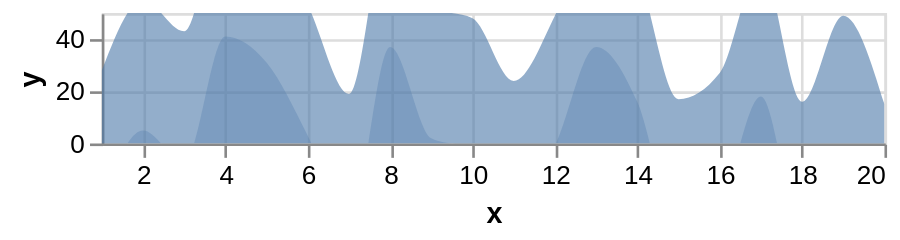

Specify this chart in Vega-Lite:
### Vega specification from a JSON file in a GitHub repository (floating-point values rounded to 4 significant figures)
{"$schema": "https://vega.github.io/schema/vega/v5.json", "description": "Horizon Graph with 2 layers. (See https://idl.cs.washington.edu/papers/horizon/ for more details on Horizon Graphs.)", "autosize": "pad", "padding": 5, "width": 300, "height": 50, "style": "cell", "data": [{"name": "source_0", "values": [{"x": 1, "y": 28}, {"x": 2, "y": 55}, {"x": 3, "y": 43}, {"x": 4, "y": 91}, {"x": 5, "y": 81}, {"x": 6, "y": 53}, {"x": 7, "y": 19}, {"x": 8, "y": 87}, {"x": 9, "y": 52}, {"x": 10, "y": 48}, {"x": 11, "y": 24}, {"x": 12, "y": 49}, {"x": 13, "y": 87}, {"x": 14, "y": 66}, {"x": 15, "y": 17}, {"x": 16, "y": 27}, {"x": 17, "y": 68}, {"x": 18, "y": 16}, {"x": 19, "y": 49}, {"x": 20, "y": 15}]}, {"name": "data_0", "source": "source_0", "transform": [{"type": "formula", "expr": "toNumber(datum[\"x\"])", "as": "x"}]}, {"name": "data_1", "source": "data_0", "transform": [{"type": "formula", "expr": "datum.y - 50", "as": "ny"}]}], "marks": [{"name": "layer_0_marks", "type": "area", "clip": true, "style": ["area"], "sort": {"field": "datum[\"x\"]"}, "from": {"data": "data_0"}, "encode": {"update": {"orient": {"value": "vertical"}, "fill": {"value": "#4c78a8"}, "opacity": {"value": 0.6}, "x": {"scale": "x", "field": "x"}, "y": {"scale": "y", "field": "y"}, "y2": {"scale": "y", "value": 0}, "defined": {"signal": "datum[\"x\"] !== null && isFinite(datum[\"x\"]) && datum[\"y\"] !== null && isFinite(datum[\"y\"])"}}}}, {"name": "layer_1_marks", "type": "area", "clip": true, "style": ["area"], "sort": {"field": "datum[\"x\"]"}, "from": {"data": "data_1"}, "encode": {"update": {"orient": {"value": "vertical"}, "fill": {"value": "#4c78a8"}, "opacity": {"value": 0.3}, "x": {"scale": "x", "field": "x"}, "y": {"scale": "y", "field": "ny"}, "y2": {"scale": "y", "value": 0}, "defined": {"signal": "datum[\"x\"] !== null && isFinite(datum[\"x\"]) && datum[\"ny\"] !== null && isFinite(datum[\"ny\"])"}}}}], "scales": [{"name": "x", "type": "linear", "domain": {"fields": [{"data": "data_0", "field": "x"}, {"data": "data_1", "field": "x"}]}, "range": [0, {"signal": "width"}], "nice": false, "zero": false}, {"name": "y", "type": "linear", "domain": [0, 50], "range": [{"signal": "height"}, 0], "nice": true, "zero": true}], "axes": [{"scale": "x", "orient": "bottom", "gridScale": "y", "grid": true, "tickCount": {"signal": "ceil(width/40)"}, "domain": false, "labels": false, "maxExtent": 0, "minExtent": 0, "ticks": false, "zindex": 0}, {"scale": "y", "orient": "left", "gridScale": "x", "grid": true, "tickCount": {"signal": "ceil(height/40)"}, "domain": false, "labels": false, "maxExtent": 0, "minExtent": 0, "ticks": false, "zindex": 0}, {"scale": "x", "orient": "bottom", "grid": false, "title": "x", "labelFlush": true, "labelOverlap": true, "tickCount": {"signal": "ceil(width/40)"}, "zindex": 0}, {"scale": "y", "orient": "left", "grid": false, "title": "y", "labelOverlap": true, "tickCount": {"signal": "ceil(height/40)"}, "zindex": 0}], "config": {"style": {"area": {"interpolate": "monotone"}}}}
